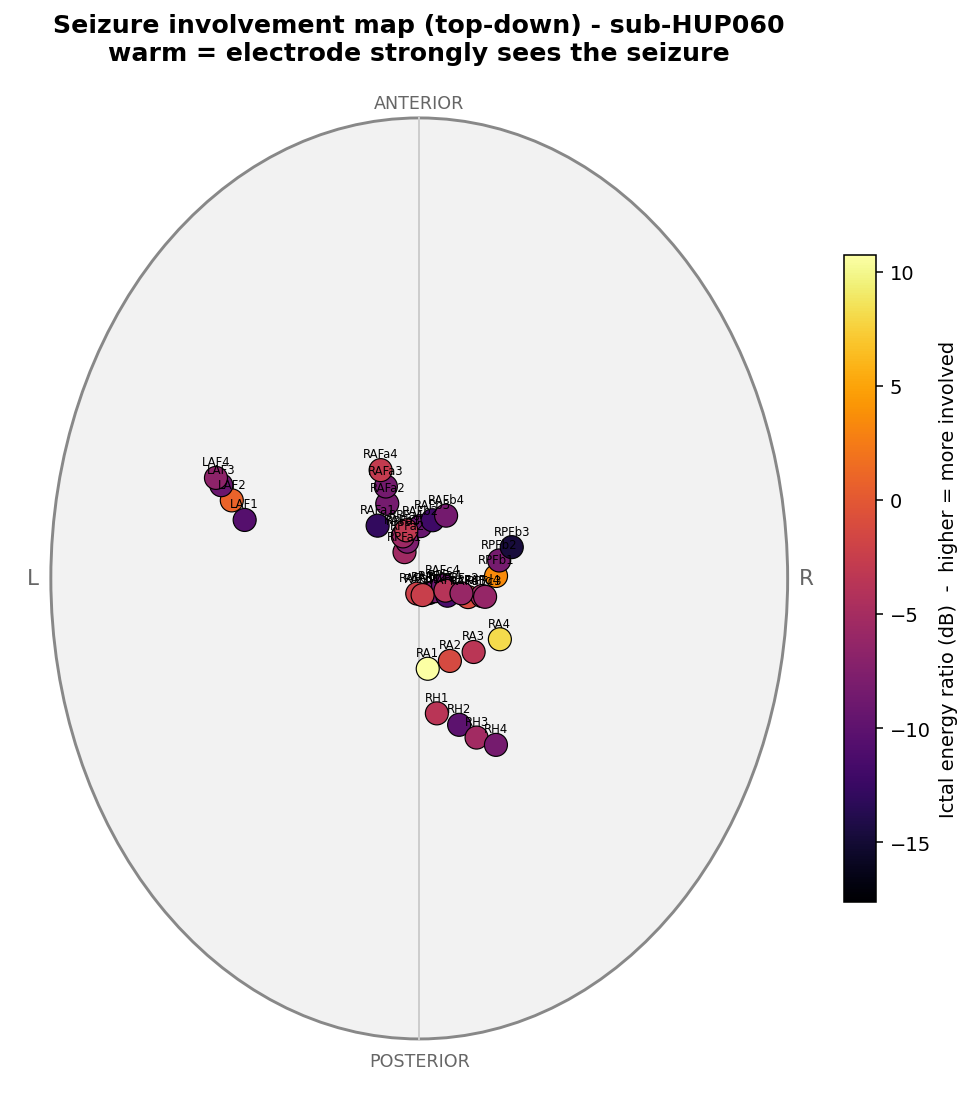

Python code for this plot:
"""
electrode_map.py
Top-down (axial) brain map of intracranial electrodes, colored by how strongly
each electrode "sees" the seizure (ictal energy ratio).

Uses the real fsaverage coordinates from the BIDS *_electrodes.tsv (x, y, z).
Electrodes without coordinates (scalp 10-20, marked n/a) are skipped.
No 3D rendering / pyvista required: pure matplotlib, robust on headless/ARM.

Ictal energy ratio per electrode:
    power(signal during true seizure) / power(signal during background)
High ratio  -> electrode strongly involved (seizure focus / propagation) = warm color
Low ratio   -> electrode silent during the seizure = cool color

Usage:
    python electrode_map.py
"""

import re
import numpy as np
import pandas as pd
import mne
import matplotlib.pyplot as plt
from matplotlib.patches import Ellipse
from pathlib import Path
import yaml

# ------------------------------ Config ------------------------------
with open("config.yaml", "r") as f:
    config = yaml.safe_load(f)

BIDS_ROOT = Path("./dataset/ds004100")
TARGET_SFREQ = config["target_sfreq"]
NOTCH_FREQ = config.get("notch_freq", 50.0)
BANDPASS_LOW = config.get("bandpass_low", 0.1)
BANDPASS_HIGH = config.get("bandpass_high", 75.0)
MAX_SEIZURE_DUR = config.get("max_seizure_dur", 300.0)
DEFAULT_SEIZURE_DUR = config.get("default_seizure_dur", 120.0)
TEST_SUBJECTS = config["test_subjects"]

SUBJECT = TEST_SUBJECTS[0]
OUT_PNG = "electrode_map.png"


# ------------------------------ Event parsing (same as training) ------------------------------
OFFSET_RE = re.compile(
    r"(?:sz|seizure|ictal|clinical|electrographic)\s*(?:offset|end)"
    r"|\boffset\b|seizure\s*off|devolution|\bend\b", re.I)
ONSET_RE = re.compile(
    r"(?:sz|seizure|ictal|clinical|electrographic)\s*onset"
    r"|(?<!off)\bonset\b|^sz$|sz\s*event", re.I)

def classify_marker(label):
    l = str(label).strip().lower()
    if OFFSET_RE.search(l):
        return "OFFSET"
    if ONSET_RE.search(l):
        return "ONSET"
    return None

def parse_seizure_intervals(events_tsv: Path):
    if not events_tsv.exists():
        return []
    df = pd.read_csv(events_tsv, sep="\t")
    if "onset" not in df.columns or "trial_type" not in df.columns:
        return []
    markers = []
    for _, row in df.iterrows():
        kind = classify_marker(row.get("trial_type", ""))
        if kind is None:
            continue
        try:
            t = float(row["onset"])
        except (ValueError, TypeError):
            continue
        markers.append((t, kind))
    markers.sort(key=lambda x: x[0])
    intervals, pending = [], None
    for t, kind in markers:
        if kind == "ONSET":
            if pending is not None:
                intervals.append((pending, min(pending + DEFAULT_SEIZURE_DUR, t)))
            pending = t
        else:
            if pending is not None:
                dur = t - pending
                intervals.append((pending, pending + DEFAULT_SEIZURE_DUR)
                                 if (dur <= 0 or dur > MAX_SEIZURE_DUR) else (pending, t))
                pending = None
    if pending is not None:
        intervals.append((pending, pending + DEFAULT_SEIZURE_DUR))
    return intervals


def load_run(data_path: Path):
    suffix = data_path.suffix.lower()
    if suffix == ".vhdr":
        raw = mne.io.read_raw_brainvision(str(data_path), preload=True, verbose=False)
    elif suffix == ".edf":
        raw = mne.io.read_raw_edf(str(data_path), preload=True, verbose=False)
    else:
        raise OSError(f"Unsupported extension: {data_path.name}")
    sfreq_now = raw.info["sfreq"]; n_samples = raw.n_times
    if n_samples > int(3.3 * sfreq_now / 1.0):
        try:
            raw.notch_filter(freqs=[NOTCH_FREQ], verbose=False)
        except Exception:
            pass
    if n_samples > int(3.3 * sfreq_now / BANDPASS_LOW):
        nyq = sfreq_now / 2.0
        raw.filter(l_freq=BANDPASS_LOW, h_freq=min(BANDPASS_HIGH, nyq - 1.0), verbose=False)
    if abs(raw.info["sfreq"] - TARGET_SFREQ) > 1:
        raw.resample(TARGET_SFREQ, verbose=False)
    return raw


# ------------------------------ Load electrode coordinates ------------------------------
def load_electrodes(subject):
    ieeg_dir = BIDS_ROOT / subject / "ses-presurgery" / "ieeg"
    elec_files = list(ieeg_dir.glob("*_electrodes.tsv"))
    if not elec_files:
        raise FileNotFoundError("No *_electrodes.tsv found")
    df = pd.read_csv(elec_files[0], sep="\t")
    # keep only electrodes with valid numeric coordinates (drop scalp n/a)
    coords = {}
    for _, row in df.iterrows():
        try:
            x, y, z = float(row["x"]), float(row["y"]), float(row["z"])
        except (ValueError, TypeError):
            continue
        if np.isfinite([x, y, z]).all():
            coords[str(row["name"])] = np.array([x, y, z])
    # auto-detect units: if typical magnitude < 1, it's meters -> convert to mm
    mags = np.array([np.abs(v).max() for v in coords.values()])
    if mags.size and np.median(mags) < 1.0:
        coords = {k: v * 1000.0 for k, v in coords.items()}  # m -> mm
    return coords


# ------------------------------ Ictal energy per electrode ------------------------------
def ictal_energy_ratio(raw, intervals, coords):
    """For each electrode with coordinates, ratio of ictal power to background power."""
    data = raw.get_data()
    ch_names = raw.ch_names
    sf = raw.info["sfreq"]
    total = data.shape[1]

    # build ictal mask
    ictal = np.zeros(total, dtype=bool)
    for on, off in intervals:
        a, b = int(on * sf), int(off * sf)
        ictal[max(0, a):min(total, b)] = True
    if ictal.sum() == 0 or (~ictal).sum() == 0:
        return {}

    ratios = {}
    for name in coords:
        if name not in ch_names:
            continue
        sig = data[ch_names.index(name)]
        p_ict = np.mean(sig[ictal] ** 2)
        p_bkg = np.mean(sig[~ictal] ** 2) + 1e-20
        ratios[name] = 10 * np.log10((p_ict / p_bkg) + 1e-12)  # dB
    return ratios


# ------------------------------ Plot ------------------------------
def main():
    print(f"Subject: {SUBJECT}")
    coords = load_electrodes(SUBJECT)
    print(f"Electrodes with coordinates: {len(coords)}")

    ieeg_dir = BIDS_ROOT / SUBJECT / "ses-presurgery" / "ieeg"
    files = sorted(ieeg_dir.glob("*_ieeg.vhdr")) or sorted(ieeg_dir.glob("*_ieeg.edf"))
    # pick a recording with a seizure
    chosen, intervals = None, []
    for f in files:
        ev = Path(re.sub(r"_ieeg\.(vhdr|edf)$", "_events.tsv", str(f)))
        iv = parse_seizure_intervals(ev)
        if iv:
            chosen, intervals = f, iv
            break
    if chosen is None:
        raise RuntimeError("No recording with a seizure found")
    print(f"Recording: {chosen.name}  seizures: {intervals}")

    raw = load_run(chosen)
    ratios = ictal_energy_ratio(raw, intervals, coords)
    print(f"Electrodes with energy computed: {len(ratios)}")

    names = [n for n in coords if n in ratios]
    xy = np.array([coords[n][:2] for n in names])   # top-down: x (L-R), y (post-ant)
    vals = np.array([ratios[n] for n in names])

    fig, ax = plt.subplots(figsize=(9, 10))

    # schematic brain outline (axial, top-down) - ellipse sized to the coordinates
    cx, cy = xy[:, 0].mean(), xy[:, 1].mean()
    rx = max(80, np.abs(xy[:, 0] - cx).max() * 1.4)
    ry = max(100, np.abs(xy[:, 1] - cy).max() * 1.4)
    brain = Ellipse((cx, cy), 2 * rx, 2 * ry, facecolor="#f2f2f2",
                    edgecolor="#888888", lw=1.5, zorder=0)
    ax.add_patch(brain)
    # midline + front marker
    ax.plot([cx, cx], [cy - ry, cy + ry], color="#cccccc", lw=1, zorder=1)
    ax.text(cx, cy + ry * 1.02, "ANTERIOR", ha="center", fontsize=9, color="#666")
    ax.text(cx, cy - ry * 1.06, "POSTERIOR", ha="center", fontsize=9, color="#666")
    ax.text(cx - rx * 1.05, cy, "L", ha="center", va="center", fontsize=11, color="#666")
    ax.text(cx + rx * 1.05, cy, "R", ha="center", va="center", fontsize=11, color="#666")

    sc = ax.scatter(xy[:, 0], xy[:, 1], c=vals, cmap="inferno",
                    s=140, edgecolor="black", lw=0.6, zorder=3)
    # label electrodes
    for n, (x, y) in zip(names, xy):
        ax.text(x, y + 2, n, fontsize=6, ha="center", va="bottom", zorder=4)

    cb = fig.colorbar(sc, ax=ax, shrink=0.6, pad=0.02)
    cb.set_label("Ictal energy ratio (dB)  -  higher = more involved", fontsize=10)

    ax.set_aspect("equal"); ax.axis("off")
    ax.set_title(f"Seizure involvement map (top-down) - {SUBJECT}\n"
                 f"warm = electrode strongly sees the seizure",
                 fontsize=13, fontweight="bold")
    fig.savefig(OUT_PNG, dpi=140, bbox_inches="tight")
    print(f"\nFigure saved: {OUT_PNG}")


if __name__ == "__main__":
    main()
